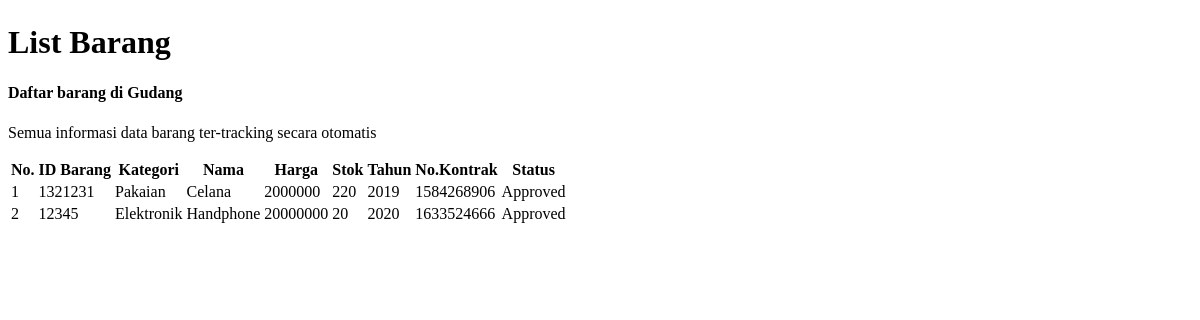
The app's page /kadopus/databarang.php, older data.
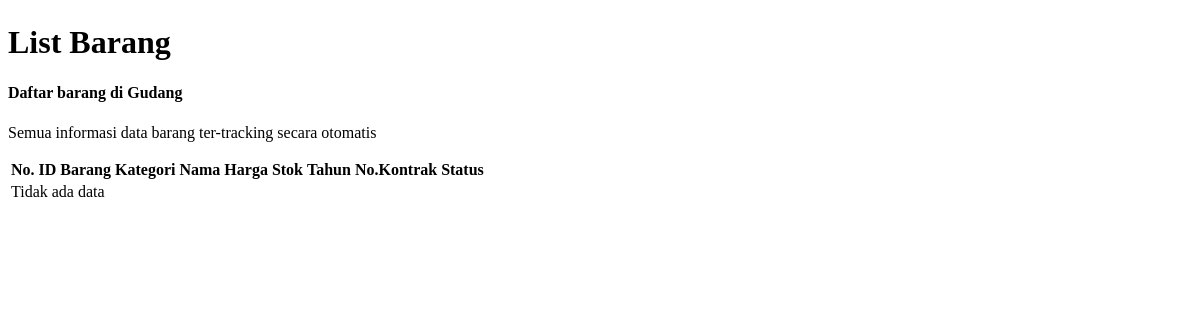
The same page, newer data.
### tables this page shows
CREATE TABLE `barang` (
  `id_barang` varchar(11) NOT NULL,
  `id_komoditi` int(11) NOT NULL,
  `nama_barang` varchar(250) NOT NULL,
  `id_admin` int(11) NOT NULL,
  `harga_barang` int(11) NOT NULL,
  `jumlah_barang` int(11) NOT NULL,
  `tahun_produksi` int(11) NOT NULL,
  `no_kontrak` int(11) NOT NULL,
  `status_barang` bit(1) NOT NULL,
  `created_at` timestamp NOT NULL DEFAULT current_timestamp(),
  `deleted_at` timestamp NOT NULL DEFAULT current_timestamp() ON UPDATE current_timestamp(),
  `updated_at` timestamp NOT NULL DEFAULT current_timestamp() ON UPDATE current_timestamp()
);

CREATE TABLE `komoditi` (
  `id_komoditi` int(11) NOT NULL,
  `kode_komoditi` varchar(15) NOT NULL,
  `jenis_komoditi` varchar(50) NOT NULL
);

### kadopus/databarang.php (the view, shortened to what this page needs)
<body>
    <div class="page-wrapper">
        <div class="container-fluid">
            <div class="row">
                <div class="col-12">
                    <h1 text-align="center" style="margin:2% 0% 2% 0%;">List Barang</h1>
                    <div class="card">
                        <div class="card-body">
                            <div class="table-responsive">
                                <h4>Daftar barang di Gudang</h4>
                                <p>Semua informasi data barang ter-tracking secara otomatis</p>
                                <table class="table">
                                    <thead>
                                        <tr>
                                            <th>No.</th>
                                            <th>ID Barang</th>
                                            <th>Kategori</th>
                                            <th>Nama</th>
                                            <th>Harga</th>
                                            <th>Stok</th>
                                            <th>Tahun</th>
                                            <th>No.Kontrak</th>
                                            <th>Status</th>
                                        </tr>
                                    </thead>
                                    <tbody>
                                        <?php
                                            include 'database.php';
                                            $no = 1;
                                            $sql = mysqli_query($koneksi,'SELECT * FROM barang LEFT JOIN komoditi USING(id_komoditi) ORDER BY id_barang DESC');
                                            if (mysqli_num_rows($sql) > 0 ) {
                                            while ($row = mysqli_fetch_array($sql)){
                                        ?>
                                            <tr>
                                            <td><?php echo $no++ ?></td>
                                            <td><?php echo $row['id_barang']?></td>
                                            <td><?php echo $row['jenis_komoditi']?></td>
                                            <td><?php echo $row['nama_barang']?></td>
                                            <td><?php echo $row['harga_barang']?></td>
                                            <td><?php echo $row['jumlah_barang']?></td>
                                            <td><?php echo $row['tahun_produksi']?></td>
                                            <td><?php echo $row['no_kontrak']?></td>
                                            <td><?php echo ($row['status_barang'] == 0)?'Pending':'Approved'; ?></td>
                                            </tr>
                                        <?php }
                                        }else { ?>
                                            <tr>
                                                <td colspan="9">Tidak ada data</td>
                                            </tr>
                                        <?php } ?>
                                </tbody>
                            </table>
                            </div>
                        </div>
                    </div>
                </div>
            </div>
        </div>
    </div>
</body>
</html>

Row changes from the older to the newer data that the page shows:
removed barang: id_barang "1321231", id_komoditi.jenis_komoditi "Pakaian", nama_barang "Celana", harga_barang "2000000", jumlah_barang "220", tahun_produksi "2019", no_kontrak "1584268906", status_barang "Approved"
removed barang: id_barang "12345", id_komoditi.jenis_komoditi "Elektronik", nama_barang "Handphone", harga_barang "20000000", jumlah_barang "20", tahun_produksi "2020", no_kontrak "1633524666", status_barang "Approved"
Text that changed along with them:
text now shown: "Tidak ada data"
